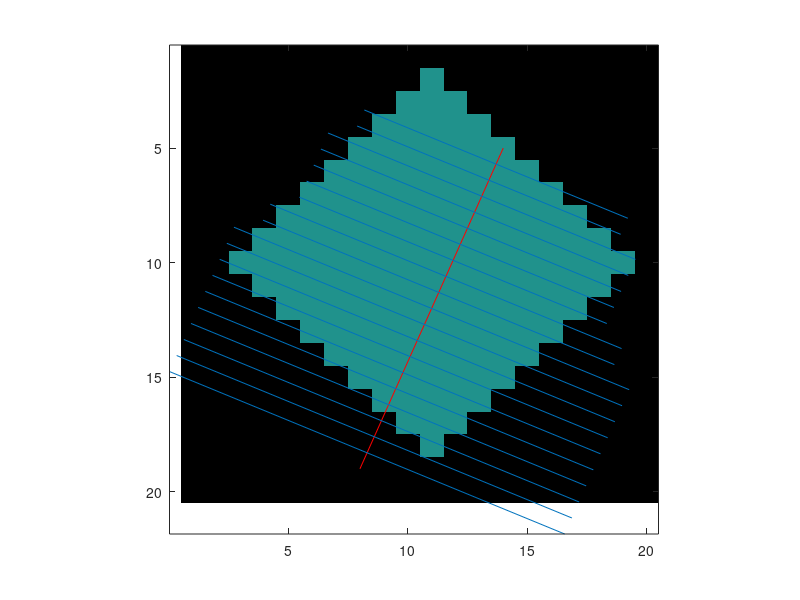
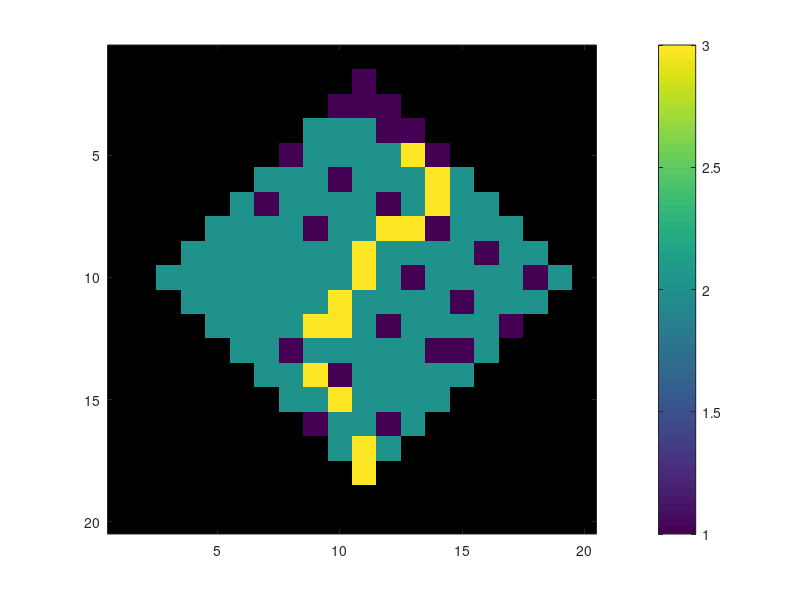

The MATLAB source for these figures, in order: (Note: this script raises an error after producing the figures.)
clear all;
close all;
inum = 20;
jnum = 20;
data = nan(inum, jnum);
n_thresh = 20;
step = 1;
%% assign some mask area
count = 0;

for j = 3:1:11
    i = 10;
    data(max(i-count,1):min(i+count,inum), j) = 1;   
    count = count+1;
end
count = 0;
for j = 19:-1:11
    i = 10;
    data(max(i-count,1):min(i+count,inum), j) = 1;   
    count = count+1;
end
%% the starting point and ending point
i_s = 5; i_e = 19; %y
j_s = 14; j_e = 8; %x
pt1 = [i_s, j_s];
pt2 = [i_e, j_e];

n = max(j_e -j_s,n_thresh);
t = linspace(0,1,n+1); 
%t = t(2:(end-1)); 
t = t(1:end); 
v = pt2 - pt1;
x = pt1(1) + t*v(1);    % p(t) = p1 + t*(p2-p1)
y = pt1(2) + t*v(2);
figure, imagesc(data), hold on;
plot(y, x, 'r'); hold on;
%% find the perpendicular lines
width = 1;

for r= 2:n
    v = width*v / norm(v);
    
    r_ll = max(round(x(r)+v(2)),1); 
    r_ll = min(r_ll, inum); 
    
    c_ll = max(round(y(r)-v(1)), 1);
    c_ll = min(c_ll, jnum);
    
    r_ur = max(round(x(r)-v(2)), 1);
    r_ur = min(r_ur, inum);
    
    c_ur = max(round(y(r)+v(1)), 1);
    c_ur = min(c_ur, jnum);
    
    while (~isnan( data( r_ll, c_ll ) ) || ...
             ~isnan( data( r_ur, c_ur ) ) )
         
        width=width+1;
        v = width*v / norm(v);
        r_ll = max(round(x(r)+v(2)),1); 
        r_ll = min(r_ll, inum); 

        c_ll = max(round(y(r)-v(1)), 1);
        c_ll = min(c_ll, jnum);

        r_ur = max(round(x(r)-v(2)), 1);
        r_ur = min(r_ur, inum);

        c_ur = max(round(y(r)+v(1)), 1);
        c_ur = min(c_ur, jnum);
    
    end 
    line([y(r)-v(1), y(r)+v(1)], [x(r)+v(2), x(r)-v(2)]);
    pbaspect([1 1 1]);
    slope = (r_ur-r_ll) / (c_ur-c_ll); %scalar
    if c_ll <= c_ur
        c_new = c_ll:step:c_ur;
        r_new = round(slope * (0:step:(c_ur - c_ll)) + r_ll); 
    else
        c_new = c_ll:-step:c_ur;
        r_new = round(slope * (0:-step:(c_ur - c_ll)) + r_ll); 
    end
    counter = 1;
    for k = 1:length(c_new)
        if ~isnan(data(r_new(k), round(c_new(k)))) 
            data(r_new(k), round(c_new(k))) = 2;
            r_tmp(counter) = r_new(k);
            c_tmp(counter) = round(c_new(k));
            counter = counter + 1;
        end
    end
    data(r_tmp(end) + round((r_tmp(1) - r_tmp(end)) / 2), c_tmp(1) + round((c_tmp(end) - c_tmp(1)) / 2)) = 3;
    clear r_tmp c_tmp
end
figure, h=imagesc(data); pbaspect([1 1 1]);colorbar;
set(h, 'alphadata', ~isnan(data));
hold on;
plot(y, x, 'r');